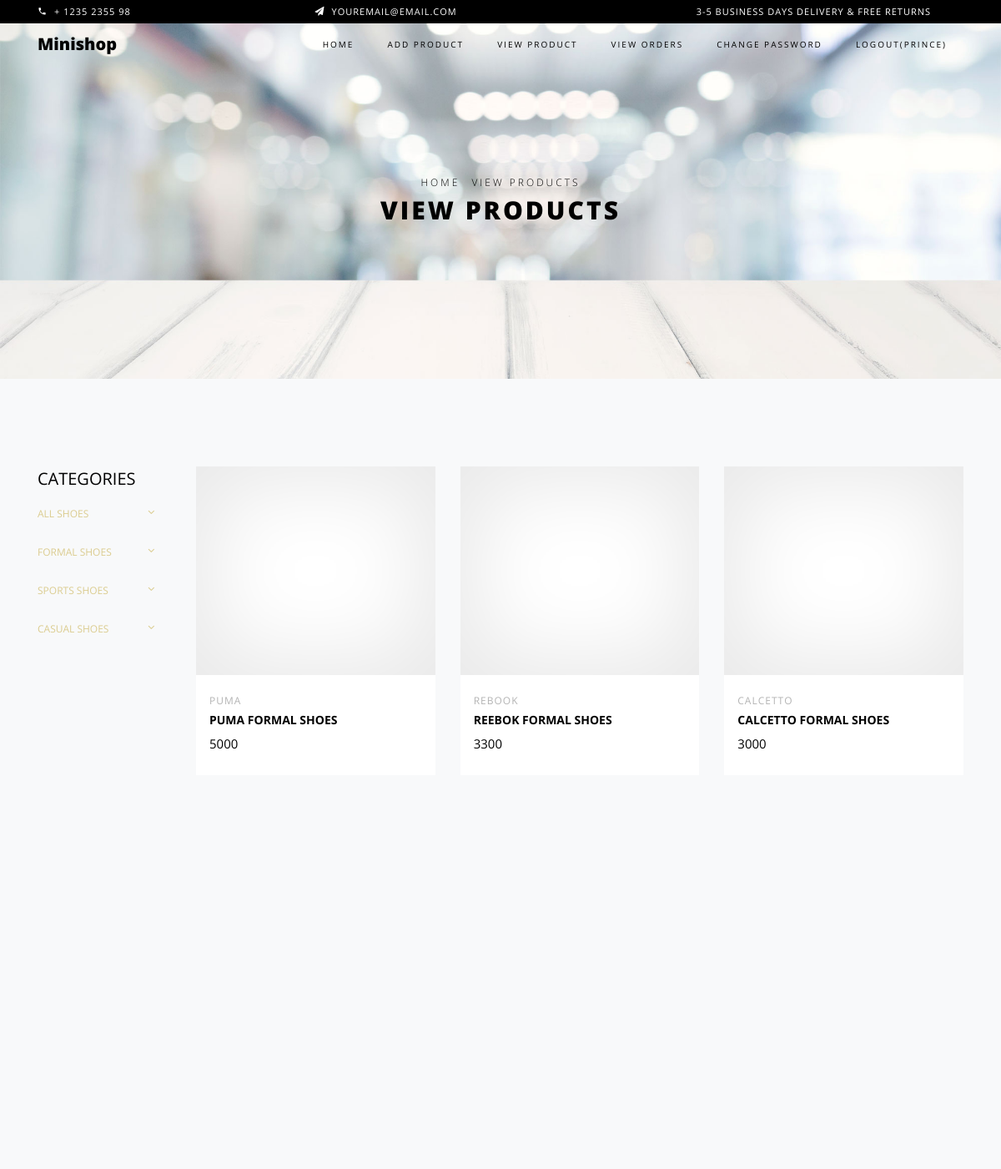
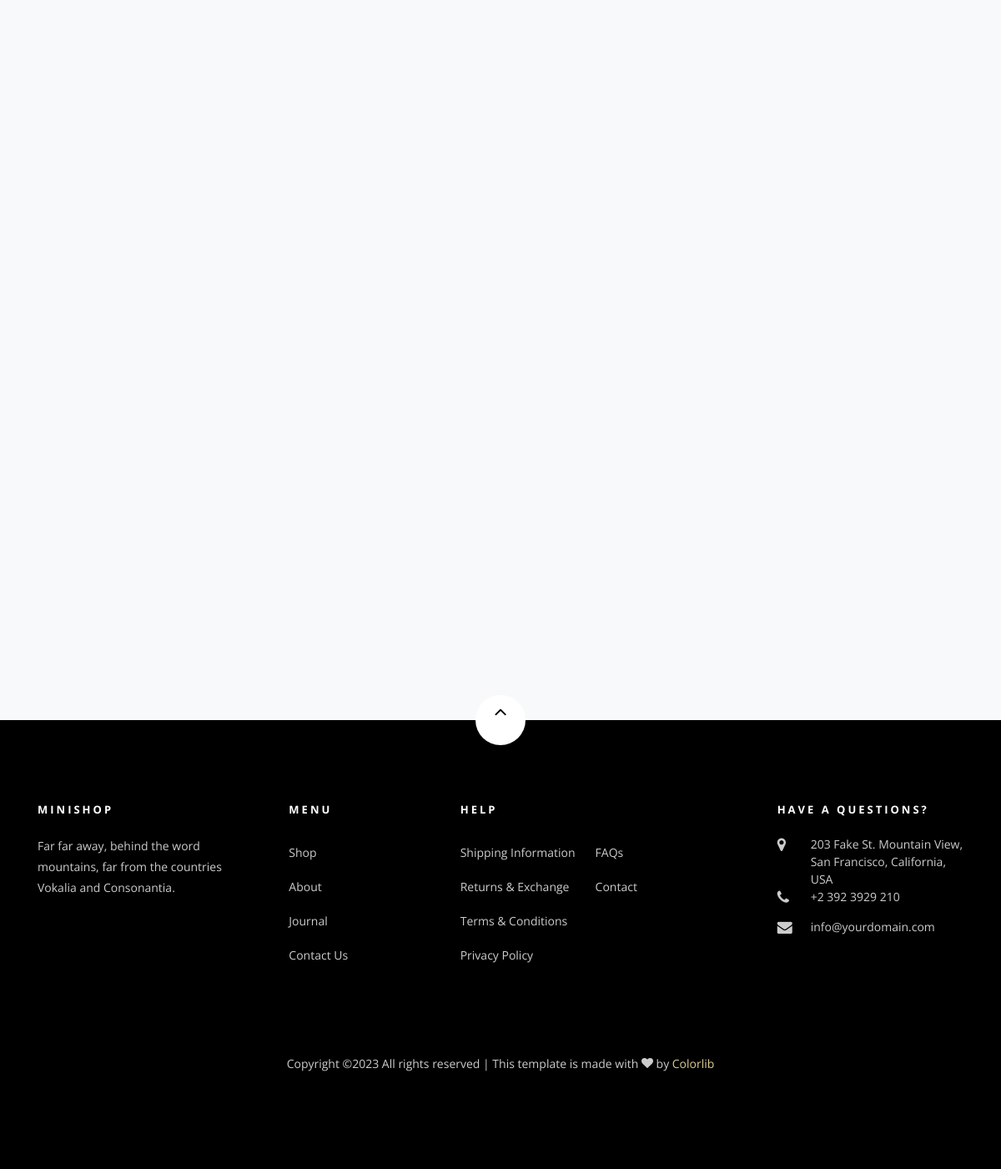
The app's page /seller-view-product/ (signed in) with its own data (2 pictures, top to bottom).
### myapp/models.py (models this page shows, shortened)
class User(models.Model):
    fname=models.CharField(max_length=100)
    lname=models.CharField(max_length=100)
    email=models.EmailField()
    mobile=models.IntegerField(null=True, default=0)
    address=models.TextField(max_length=300)
    password=models.CharField(max_length=100)
    usertype=models.CharField(max_length=100,default="buyer")

class Product(models.Model):
    seller=models.ForeignKey(User,on_delete=models.CASCADE)
    categaory=(
        ("Formal","Formal"),
        ("Sports","Sports"),
        ("Casual","Casual"),
    )
    product_category=models.CharField(max_length=100,choices=categaory)
    brand=(
        ("Puma","Puma"),
        ("Rebook","Rebook"),
        ("Adidas","Adidas"),
        ("Calcetto","Calcetto"),
        ("Bata","Bata"),
    )
    product_brand=models.CharField(max_length=100,choices=brand)
    product_name=models.CharField(max_length=100,default="")
    product_price = models.IntegerField(default=0)
    size=(
        ("7","7"),
        ("8","8"),
        ("9","9"),
        ("10","10"),
        ("11","11"),
    )
    product_size=models.CharField(max_length=100,choices=size)
    product_pic=models.ImageField(upload_to="product_pic",default="")

### myapp/views.py (the view)
# urls.py: path('seller-view-product/',views.seller_view_product,name='seller-view-product'),
def seller_view_product(request):
        seller=User.objects.get(email=request.session['email'])
        products=Product.objects.filter(seller=seller)
        return render(request,'seller-view-product.html',{'products':products})

### myapp/templates/seller-view-product.html (shortened to what this page needs)
{% extends 'seller-header.html' %}
{% load static %}
{% block content %}
<!DOCTYPE html>
<html lang="en">
  <head>
  </head>
  <body class="goto-here">
    <div class="hero-wrap hero-bread" style="background-image: url('{% static 'images/bg_6.jpg' %}');">
      <div class="container">
        <div class="row no-gutters slider-text align-items-center justify-content-center">
          <div class="col-md-9 ftco-animate text-center">
          	<p class="breadcrumbs"><span class="mr-2"><a href="index.html">Home</a></span> <span>View Products</span></p>
            <h1 class="mb-0 bread">View Products</h1>
          </div>
        </div>
      </div>
    </div>
    <section class="ftco-section bg-light">
    	<div class="container">
    		<div class="row">
    			<div class="col-md-8 col-lg-10 order-md-last">
    				<div class="row">
                        {% for i in products %}
		    			<div class="col-sm-12 col-md-12 col-lg-4 ftco-animate d-flex">
		    				<div class="product d-flex flex-column">
		    					<a href="#" class="img-prod"><img class="img-fluid" src="{{i.product_pic.url}}" style="width:500px; height:250px" alt="Colorlib Template">
		    					</a>
		    					<div class="text py-3 pb-4 px-3">
		    						<div class="d-flex">
		    							<div class="cat">
				    						<span>{{i.product_brand}}</span>
				    					</div>
			    					</div>
		    						<h3><a href="#">{{i.product_name}}</a></h3>
		    						<div class="pricing">
			    						<p class="price"><span>{{i.product_price}}</span></p>
			    					</div>
		    					</div>
		    				</div>
		    			</div>
                        {% endfor %}
                    </div>
                </div>
		    	<div class="col-md-4 col-lg-2">
		    		<div class="sidebar">
							<div class="sidebar-box-2">
								<h2 class="heading">Categories</h2>
								<div class="fancy-collapse-panel">
                  <div class="panel-group" id="accordion" role="tablist" aria-multiselectable="true">
                    <div class="panel pel-default">
                      <div class="panel panel-default">
                        <div class="panel-heading" role="tab" id="headingOne">
                            <h4 class="panel-title">
                                <a href="{% url 'seller-all-shoes' %}">All Shoes
                                </a>
                            </h4>
                    </div>
                     <div class="panel panel-default">
                         <div class="panel-heading" role="tab" id="headingOne">
                             <h4 class="panel-title">
                                 <a href="{% url 'seller-formal-shoes' %}">Formal Shoes
                                 </a>
                             </h4>
                     </div>
                     <div class="panel panel-default">
                         <div class="panel-heading" role="tab" id="headingTwo">
                             <h4 class="panel-title">
                                 <a href="{% url 'seller-sports-shoes' %}">Sports Shoes
                                 </a>
                             </h4>
                         </div>
                                         <div class="panel panel-default">
                         <div class="panel-heading" role="tab" id="headingThree">
                             <h4 class="panel-title">
                                 <a href="{% url 'seller-casual-shoes' %}">Casual Shoes
                                 </a>
                             </h4>
                         </div>
                     </div>
                  </div>
               </div>
    			</div>
    		</div>
    	</div>
    </section>
  </body>
</html>
{% endblock %}

### myapp/templates/seller-header.html (shortened to what this page needs)
{% load static %}
<!DOCTYPE html>
<html lang="en">
  <head>
    <link rel="stylesheet" href="{% static 'css/open-iconic-bootstrap.min.css' %}">
    <link rel="stylesheet" href="{% static 'css/animate.css' %}">
    <link rel="stylesheet" href="{% static 'css/owl.carousel.min.css' %}">
    <link rel="stylesheet" href="{% static 'css/owl.theme.default.min.css' %}">
    <link rel="stylesheet" href="{% static 'css/magnific-popup.css' %}">
    <link rel="stylesheet" href="{% static 'css/aos.css' %}">
    <link rel="stylesheet" href="{% static 'css/ionicons.min.css' %}">
    <link rel="stylesheet" href="{% static 'css/bootstrap-datepicker.css' %}">
    <link rel="stylesheet" href="{% static 'css/jquery.timepicker.css' %}">
    <link rel="stylesheet" href="{% static 'css/flaticon.css' %}">
    <link rel="stylesheet" href="{% static 'css/icomoon.css' %}">
    <link rel="stylesheet" href="{% static 'css/style.css' %}">
  </head>
  <body class="goto-here">
		<div class="py-1 bg-black">
    	<div class="container">
    		<div class="row no-gutters d-flex align-items-start align-items-center px-md-0">
	    		<div class="col-lg-12 d-block">
		    		<div class="row d-flex">
		    			<div class="col-md pr-4 d-flex topper align-items-center">
					    	<div class="icon mr-2 d-flex justify-content-center align-items-center"><span class="icon-phone2"></span></div>
						    <span class="text">+ 1235 2355 98</span>
					    </div>
					    <div class="col-md pr-4 d-flex topper align-items-center">
					    	<div class="icon mr-2 d-flex justify-content-center align-items-center"><span class="icon-paper-plane"></span></div>
						    <span class="text">youremail@email.com</span>
					    </div>
					    <div class="col-md-5 pr-4 d-flex topper align-items-center text-lg-right">
						    <span class="text">3-5 Business days delivery &amp; Free Returns</span>
					    </div>
				    </div>
			    </div>
		    </div>
		  </div>
    </div>
    <nav class="navbar navbar-expand-lg navbar-dark ftco_navbar bg-dark ftco-navbar-light" id="ftco-navbar">
	    <div class="container">
	      <a class="navbar-brand" href="/">Minishop</a>
	      <div class="collapse navbar-collapse" id="ftco-nav">
	        <ul class="navbar-nav ml-auto">
	          <li class="nav-item active"><a href="/" class="nav-link">Home</a></li>
	          <li class="nav-item"><a href="{% url 'seller-add-product'%}" class="nav-link">Add Product</a></li>
	          <li class="nav-item"><a href="{% url 'seller-view-product'%}" class="nav-link">View Product</a></li>
	          <li class="nav-item"><a href="" class="nav-link">View Orders</a></li>
            {% if request.session.email %}
            <li class="nav-item"><a href="{% url 'change-password'%}" class="nav-link">Change Password</a></li>
	          <li class="nav-item"><a href="{% url 'logout'%}" class="nav-link">Logout({{request.session.fname}})</a></li>
            {% else %}
	          <li class="nav-item"><a href="{% url 'signup'%}" class="nav-link">Sign Up</a></li>
	          <li class="nav-item"><a href="{% url 'login'%}" class="nav-link">Login </a></li>
            {% endif %}
	        </ul>
	      </div>
	    </div>
	  </nav>
    {% block content %}
    {% endblock %}
    <footer class="ftco-footer ftco-section">
      <div class="container">
      	<div class="row">
      		<div class="mouse">
						<a href="#" class="mouse-icon">
							<div class="mouse-wheel"><span class="ion-ios-arrow-up"></span></div>
						</a>
					</div>
      	</div>
        <div class="row mb-5">
          <div class="col-md">
            <div class="ftco-footer-widget mb-4">
              <h2 class="ftco-heading-2">Minishop</h2>
              <p>Far far away, behind the word mountains, far from the countries Vokalia and Consonantia.</p>
              <ul class="ftco-footer-social list-unstyled float-md-left float-lft mt-5">
              </ul>
            </div>
          </div>
          <div class="col-md">
            <div class="ftco-footer-widget mb-4 ml-md-5">
              <h2 class="ftco-heading-2">Menu</h2>
              <ul class="list-unstyled">
                <li><a href="#" class="py-2 d-block">Shop</a></li>
                <li><a href="#" class="py-2 d-block">About</a></li>
                <li><a href="#" class="py-2 d-block">Journal</a></li>
                <li><a href="#" class="py-2 d-block">Contact Us</a></li>
              </ul>
            </div>
          </div>
          <div class="col-md-4">
             <div class="ftco-footer-widget mb-4">
              <h2 class="ftco-heading-2">Help</h2>
              <div class="d-flex">
	              <ul class="list-unstyled mr-l-5 pr-l-3 mr-4">
	                <li><a href="#" class="py-2 d-block">Shipping Information</a></li>
	                <li><a href="#" class="py-2 d-block">Returns &amp; Exchange</a></li>
	                <li><a href="#" class="py-2 d-block">Terms &amp; Conditions</a></li>
	                <li><a href="#" class="py-2 d-block">Privacy Policy</a></li>
	              </ul>
	              <ul class="list-unstyled">
	                <li><a href="#" class="py-2 d-block">FAQs</a></li>
	                <li><a href="#" class="py-2 d-block">Contact</a></li>
	              </ul>
	            </div>
            </div>
          </div>
          <div class="col-md">
            <div class="ftco-footer-widget mb-4">
            	<h2 class="ftco-heading-2">Have a Questions?</h2>
            	<div class="block-23 mb-3">
	              <ul>
	                <li><span class="icon icon-map-marker"></span><span class="text">203 Fake St. Mountain View, San Francisco, California, USA</span></li>
	                <li><a href="#"><span class="icon icon-phone"></span><span class="text">+2 392 3929 210</span></a></li>
	                <li><a href="#"><span class="icon icon-envelope"></span><span class="text">info@yourdomain.com</span></a></li>
	              </ul>
	            </div>
            </div>
          </div>
        </div>
        <div class="row">
          <div class="col-md-12 text-center">
            <p>
						  Copyright &copy;<script>document.write(new Date().getFullYear());</script> All rights reserved | This template is made with <i class="icon-heart color-danger" aria-hidden="true"></i> by <a href="https://colorlib.com" target="_blank">Colorlib</a>
						</p>
          </div>
        </div>
      </div>
    </footer>
  </body>
</html>

### myapp/static/css/icomoon.css (style rules this page uses)
[class^="icon-"], [class*=" icon-"] { font-family: 'icomoon' !important; speak: none; font-style: normal; font-weight: normal; font-variant: normal; text-transform: none; line-height: 1; -webkit-font-smoothing: antialiased; -moz-osx-font-smoothing: grayscale; }
.icon-heart:before { content: "\f004"; }
.icon-map-marker:before { content: "\f041"; }
.icon-phone:before { content: "\f095"; }
.icon-envelope:before { content: "\f0e0"; }
.icon-paper-plane:before { content: "\f1d8"; }
.icon-phone2:before { content: "\e0cd"; }

### records on screen
User: session.fname "PRINCE"
Product: product_brand "PUMA", product_name "PUMA FORMAL SHOES", product_price "5000"
Product: product_brand "REBOOK", product_name "REEBOK FORMAL SHOES", product_price "3300"
Product: product_brand "CALCETTO", product_name "CALCETTO FORMAL SHOES", product_price "3000"
